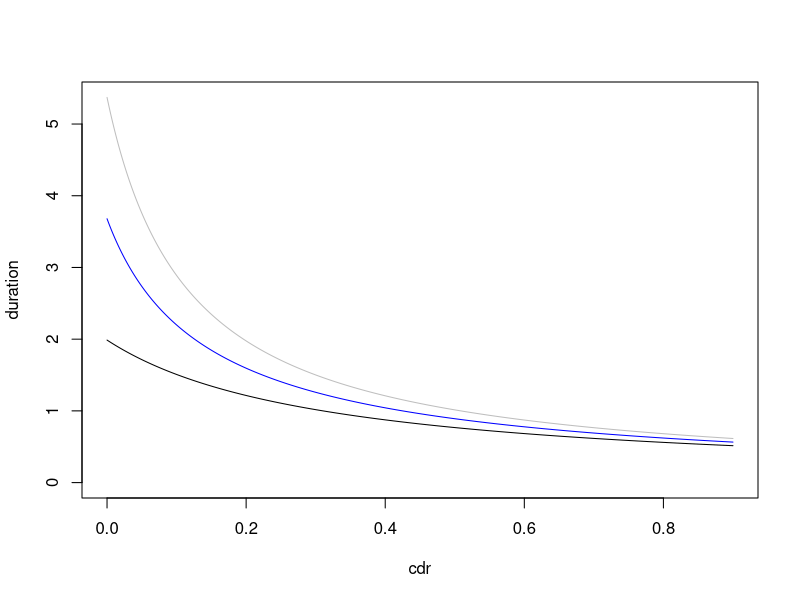

Recreate this plot in R.
# fixed params
tsr = 0.8
tx_duration = 0.5
mu = 1/55

# variable cdr
cdr = seq(0.,0.9,by = 0.0001)

# natural history (old)
recovery_sp_old = 0.15
mu_t_sp_old = 0.15

recovery_sn_old = 0.13
mu_t_sn_old = 0.018


# natural history (new)
recovery_sp = 0.16
mu_t_sp = 0.325

recovery_sn = 0.15
mu_t_sn = 0.018

duration_sp = 1/(recovery_sp + mu + mu_t_sp + cdr*tsr/tx_duration)
duration_sn = 1/(recovery_sn + mu + mu_t_sn + cdr*tsr/tx_duration)
duration = 0.5*(duration_sn + duration_sp)

ymax = max(duration_sn)

plot(cdr, duration, type='l',ylim=c(0,ymax),col='blue')
lines(cdr, duration_sp, col='black')
lines(cdr, duration_sn, col='gray')

